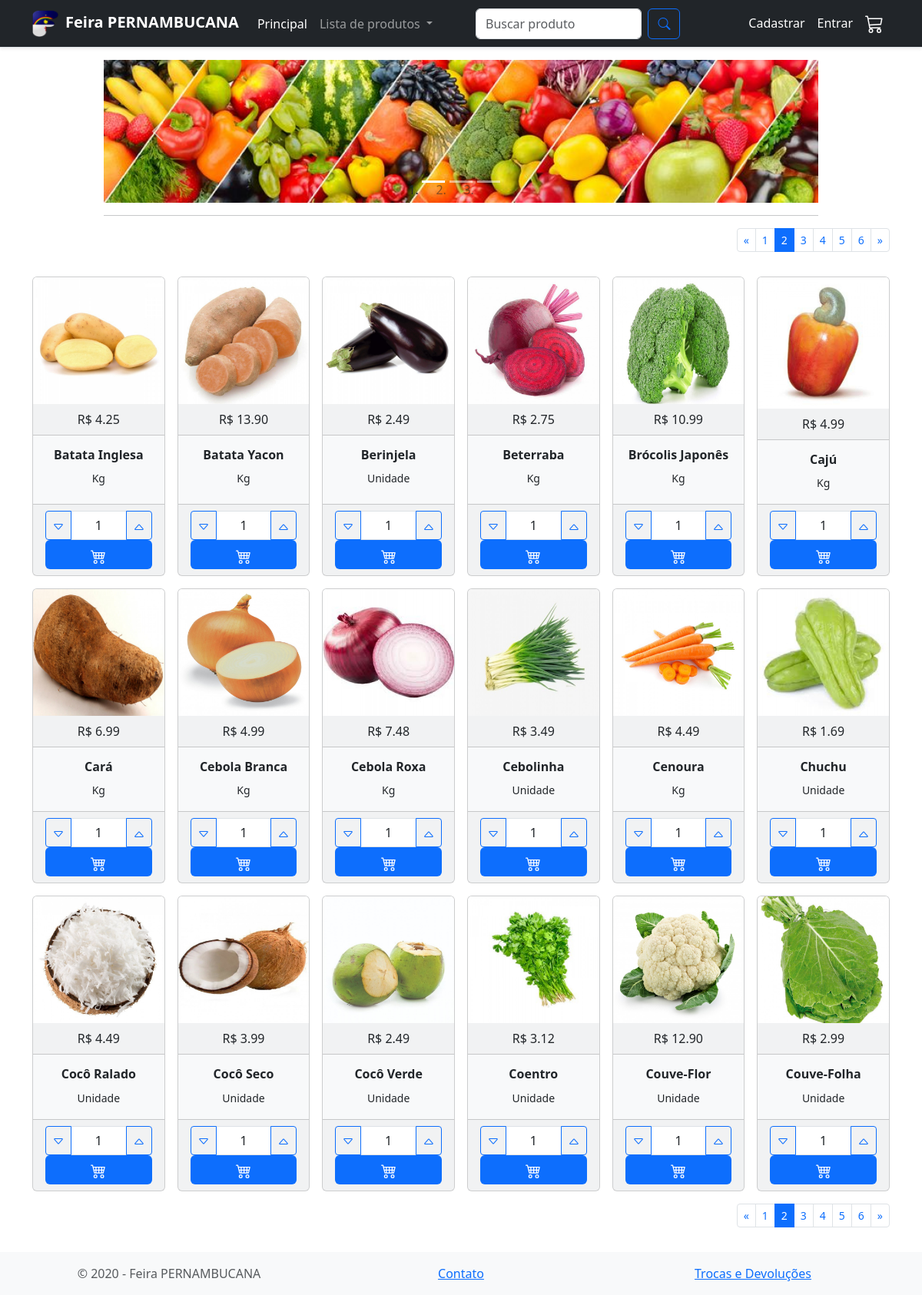
The app's page /index.php?pagina=1 with its own data.
### tables this page shows
CREATE TABLE `produto` (
  `produto_id` int(11) NOT NULL,
  `categoria` varchar(20) NOT NULL,
  `nome` varchar(200) NOT NULL,
  `detalhe` varchar(200) NOT NULL,
  `preco` decimal(10,2) NOT NULL,
  `foto` varchar(200) NOT NULL
);

### config/paginacao.php (called while the page is built, shortened)
<?php
$inicio_prod = intval($_GET['pagina']*18);
if (isset($_GET['categoria'])){
    $categoria = mysqli_real_escape_string($conexao,$_GET['categoria']);
    $query = "SELECT * FROM `produto` WHERE categoria = '$categoria' ORDER BY `produto`.`nome` ASC LIMIT $inicio_prod, 18";
    $total_produtos = $conexao->query("SELECT * FROM produto WHERE categoria = '$categoria'")->num_rows;
}else{
    if(isset($_GET['buscar'])){
        $buscar = mysqli_real_escape_string($conexao,$_GET['buscar']);
        $query = "SELECT * FROM `produto` WHERE `nome` LIKE '%$buscar%' ORDER BY `produto`.`nome` ASC  LIMIT $inicio_prod , 18";
        $total_produtos = $conexao->query("SELECT * FROM `produto` WHERE `nome` LIKE '%$buscar%' ORDER BY `produto`.`nome` ASC ")->num_rows;
        if ($total_produtos == 0){
            $total_produtos = 1;
        }
    }
    else{
        $query = "SELECT * FROM `produto` ORDER BY `produto`.`nome` ASC LIMIT $inicio_prod, 18";
        $total_produtos = $conexao->query("SELECT * FROM produto")->num_rows;
    }
}
$result = mysqli_query($conexao, $query);
$num_paginas = ceil($total_produtos/18);

### index.php (the view, shortened to what this page needs)
<?php
include_once('config/conexao.php');
include_once('config/paginacao.php');
?>
<!DOCTYPE html>
<html lang="ptbr">
<head>
  <link rel="stylesheet" href="node_modules/bootstrap/dist/css/bootstrap.css" />
  <link rel="stylesheet" type="text/css" href="//assets.locaweb.com.br/locastyle/2.0.6/stylesheets/locastyle.css">
  <link rel="stylesheet" href="https://cdn.jsdelivr.net/npm/bootstrap-icons@1.3.0/font/bootstrap-icons.css">
</head>
<body style="min-width: 372px ">
  <nav class="navbar navbar-expand navbar-dark bg-dark border-bottom shadow-sm mb-3 sticky-top">
    <div class="container">
      <a class="navbar-brand" href="index.php"><img src="img/pernambuco-alfabeto-f.png" alt="FeiraPERNAMBUCANA" width="35px" style="margin-right: 8px" /><strong>Feira PERNAMBUCANA </strong></a>
      <div class="navbar-collapse collapse">
        <ul class="navbar-nav flex-grow-1">
          <li class="nav-item">
            <a href="index.php" class="nav-link text-white">Principal</a>
          </li>
          <li class="nav-item dropdown">
            <a class="nav-link dropdown-toggle" href="#" id="navbarDarkDropdownMenuLink" role="button" data-bs-toggle="dropdown" aria-expanded="false">
              Lista de produtos
            </a>
          </li>
          <form action="" method="get" class="d-flex ms-lg-5 col-5">
            <input name="buscar" class="form-control me-2" type="search" placeholder="Buscar produto" aria-label="Search" />
            <button type="submit" class="btn btn-outline-primary "><i class="bi-search"></i>
            </button>
          </form>
        </ul>
        <div class="align-self-end">
          <ul class="navbar-nav">
            <?php if (isset($_SESSION['nome'])) { ?>
              <li class="nav-item dropdown">
                <a class="nav-link dropdown-toggle text-white" href="#" id="navbarDarkDropdownMenuLink" role="button" data-bs-toggle="dropdown" aria-expanded="false"><?php echo  strtok($_SESSION['nome'], " ") ?></a>
                <ul class="dropdown-menu dropdown-menu-dark" aria-labelledby="navbarDarkDropdownMenuLink">
                  <li><a class="dropdown-item" href="meusdados.php">Meus Dados</a></li>
                  <li><a class="dropdown-item" href="meuspedidos.php">Meus Pedidos</a></li>
                  <?php if ($_SESSION['permissao'] == 1) { ?>
                    <li><a class="dropdown-item" href="admin.php">Admin</a></li>
                  <?php } ?>
                  <li><a class="dropdown-item text-dark bg-danger" href="config/logout.php">Sair</a></li>
                </ul>
              </li><?php } else { ?>
              <li class="nav-item">
                <a href="cadastrar.php" class="nav-link text-white">Cadastrar</a>
              </li>
              <li class="nav-item">
                <a href="entrar.php" class="nav-link text-white">Entrar</a>
              </li><?php } ?>
            <li class="nav-item">
              <a href="carrinho.php" class="nav-link text-white">
                <svg class="bi" width="24" height="24" fill="currentColor">
                  <use xlink:href="bi.svg#cart3"></use>
                </svg>
              </a>
            </li>
          </ul>
        </div>
      </div>
    </div>
  </nav>
  <header class="container">
    <div class="col-10 offset-1">
      <div id="carouselMain" class="carousel carousel-light slide" data-bs-ride="carousel">
        <ol class="carousel-indicators">
          <li data-bs-target="#carouselMain" data-bs-slide-to="0" class="active"></li>
          <li data-bs-target="#carouselMain" data-bs-slide-to="1"></li>
          <li data-bs-target="#carouselMain" data-bs-slide-to="2"></li>
        </ol>
        <div class="carousel-inner">
          <div class="carousel-item active">
            <img src="img/banner01.jpg" alt="banner1" class="img-fluid w-100" />
          </div>
        </div>
        <a href="#carouselMain" role="button" data-bs-slide="prev" class="carousel-control-prev">
          <span class="carousel-control-prev-icon" aria-hidden="true"></span>
        </a>
        <a href="#carouselMain" role="button" data-bs-slide="next" class="carousel-control-next">
          <span class="carousel-control-next-icon" aria-hidden="true"></span>
        </a>
      </div>
      <hr class="mt-3" />
    </div>
  </header>
  <main class="mb-5 pb-3">
    <div class="container">
      <div class="row">
        <div class="col-12">
          <div class="d-flex flex-row-reverse justify-content-center justify-content-md-start">
            <nav class="d-inline-block">
              <ul class="pagination pagination-sm my-0">
                <li class="page-item">
                  <a class="page-link" href="index.php?<?php if (isset($_GET['buscar'])) {
                                                          echo "buscar=";
                                                          echo $_GET['buscar'];
                                                          echo "&";
                                                        } else {
                                                          if (isset($_GET['categoria'])) {
                                                            echo "categoria=";
                                                            echo $_GET['categoria'];
                                                            echo "&";
                                                          }
                                                        } ?>pagina=0" aria-label="Previous">
                    <span aria-hidden="true">&laquo;</span>
                  </a>
                </li>
                <?php for ($pagina = 0; $pagina < $num_paginas; $pagina++) { ?>
                  <?php if ($pagina == intval($_GET['pagina'])) { ?>
                    <li class="page-item active" aria-current="page">
                      <span class="page-link"><?php echo $pagina + 1 ?></span>
                    </li>
                  <?php } else { ?>
                    <li class="page-item">
                      <a href="index.php?<?php if (isset($_GET['buscar'])) {
                                            echo "buscar=";
                                            echo $_GET['buscar'];
                                            echo "&";
                                          } else {
                                            if (isset($_GET['categoria'])) {
                                              echo "categoria=";
                                              echo $_GET['categoria'];
                                              echo "&";
                                            }
                                          } ?>pagina=<?php echo $pagina; ?>" class="page-link"><?php echo $pagina + 1 ?></a>
                    </li>
                <?php }
                } ?>
                <li class="page-item">
                  <a class="page-link" href="index.php?<?php if (isset($_GET['buscar'])) {
                                                          echo "buscar=";
                                                          echo $_GET['buscar'];
                                                          echo "&";
                                                        } else {
                                                          if (isset($_GET['categoria'])) {
                                                            echo "categoria=";
                                                            echo $_GET['categoria'];
                                                            echo "&";
                                                          }
                                                        } ?>pagina=<?php echo $num_paginas - 1 ?>" aria-label="Next">
                    <span aria-hidden="true">&raquo;</span>
                  </a>
                </li>
              </ul>
            </nav>
          </div>
        </div>
      </div>
      <div class="row g-3 mt-3 mb-3">
        <?php while ($dados = $result->fetch_assoc()) { ?>
          <div class="col-xl-2 col-lg-3 col-md-4 col-sm-6 d-flex align-items-stretch">
            <div class="card text-center bg-light">
              <img src="img/produtos/<?php echo $dados['foto'] ?>" class="card-img-top" />
              <div class="card-header">R$ <?php echo $dados['preco'] ?></div>
              <div class="card-body">
                <h6 class="card-title"><b><?php echo $dados['nome'] ?></b></h6>
                <p class="max-3l card-text description">
                  <small><?php echo $dados['detalhe'] ?></small>
                </p>
              </div>
              <div class="card-footer">
                <form action="carrinho.php?acao=add&id=<?php echo $dados['produto_id'] ?>" method="post">
                  <div class="input-group customSpinner">
                    <button type="button" class="btn btn-outline-primary btn-sm spinnerbutton spinnerMinus spinner-roundbutton">
                      <svg class="bi" width="16" height="16" fill="currentColor">
                        <use xlink:href="bi.svg#caret-down"></use>
                      </svg>
                    </button>
                    <input name="qnt" type="text" readonly value="1" class="text-center w-50 form-control spinnerVal spinner-roundVal" >
                    <button type="button" class="btn btn-outline-primary btn-sm spinnerbutton spinnerPlus spinner-roundbutton">
                      <svg class="bi" width="16" height="16" fill="currentColor">
                        <use xlink:href="bi.svg#caret-up"></use>
                      </svg>
                    </button>
                  </div>
                    <button type="submit" class="btn text-white bg-primary btn-md w-100">
                      <svg class="bi" width="20" height="20" fill="currentColor">
                        <use xlink:href="bi.svg#cart4"></use>
                      </svg>
                    </button>
                </form>
              </div>
            </div>
          </div>
        <?php } ?>
      </div>
      <div class="row pb-4">
        <div class="col-12">
          <div class="d-flex flex-row-reverse justify-content-center justify-content-md-start">
            <nav class="d-inline-block">
              <ul class="pagination pagination-sm my-0">
                <li class="page-item">
                  <a class="page-link" href="index.php?<?php if (isset($_GET['buscar'])) {
                                                          echo "buscar=";
                                                          echo $_GET['buscar'];
                                                          echo "&";
                                                        } else {
                                                          if (isset($_GET['categoria'])) {
                                                            echo "categoria=";
                                                            echo $_GET['categoria'];
                                                            echo "&";
                                                          }
                                                        } ?>pagina=0" aria-label="Previous">
                    <span aria-hidden="true">&laquo;</span>
                  </a>
                </li>
                <?php for ($pagina = 0; $pagina < $num_paginas; $pagina++) { ?>
                  <?php if ($pagina == intval($_GET['pagina'])) { ?>
                    <li class="page-item active" aria-current="page">
                      <span class="page-link"><?php echo $pagina + 1 ?></span>
                    </li>
                  <?php } else { ?>
                    <li class="page-item">
                      <a href="index.php?<?php if (isset($_GET['buscar'])) {
                                            echo "buscar=";
                                            echo $_GET['buscar'];
                                            echo "&";
                                          } else {
                                            if (isset($_GET['categoria'])) {
                                              echo "categoria=";
                                              echo $_GET['categoria'];
                                              echo "&";
                                            }
                                          } ?>pagina=<?php echo $pagina; ?>" class="page-link"><?php echo $pagina + 1 ?></a>
                    </li>
                <?php }
                } ?>
                <li class="page-item">
                  <a class="page-link" href="index.php?<?php if (isset($_GET['buscar'])) {
                                                          echo "buscar=";
                                                          echo $_GET['buscar'];
                                                          echo "&";
                                                        } else {
                                                          if (isset($_GET['categoria'])) {
                                                            echo "categoria=";
                                                            echo $_GET['categoria'];
                                                            echo "&";
                                                          }
                                                        } ?>pagina=<?php echo $num_paginas - 1 ?>" aria-label="Next">
                    <span aria-hidden="true">&raquo;</span>
                  </a>
                </li>
              </ul>
            </nav>
          </div>
        </div>
      </div>
    </div>
  </main>
  <footer class="boder-top fixed-bottom text-muted bg-light">
    <div class="container">
      <div class="row py-3">
        <div class="col-12 col-md-4 text-center text-md-left">
          &copy; 2020 - Feira PERNAMBUCANA
        </div>
        <div class="col-12 col-md-4 text-center text-md-left">
          <a href="contato.php">Contato</a>
        </div>
        <div class="col-12 col-md-4 text-center text-md-left">
          <a href="troca.php">Trocas e Devoluções</a>
        </div>
      </div>
    </div>
  </footer>
</body>
</html>

### index.php (style rules this page uses)
html { overflow-y: scroll; }
:root { overflow-y: auto; overflow-x: hidden; }
:root body { position: absolute; }
body { width: 100vw; }
p.max-3l { display: -webkit-box; -webkit-line-clamp: 3; -webkit-box-orient: vertical; overflow: hidden; text-overflow: ellipsis; }

### records on screen
produto: foto (picture), preco "4.25", nome "Batata Inglesa", detalhe "Kg"
produto: foto (picture), preco "13.90", nome "Batata Yacon", detalhe "Kg"
produto: foto (picture), preco "2.49", nome "Berinjela", detalhe "Unidade"
produto: foto (picture), preco "2.75", nome "Beterraba", detalhe "Kg"
produto: foto (picture), preco "10.99", nome "Brócolis Japonês", detalhe "Kg"
produto: foto (picture), preco "4.99", nome "Cajú", detalhe "Kg"
produto: foto (picture), preco "6.99", nome "Cará", detalhe "Kg"
produto: foto (picture), preco "4.99", nome "Cebola Branca", detalhe "Kg"
produto: foto (picture), preco "7.48", nome "Cebola Roxa", detalhe "Kg"
produto: foto (picture), preco "3.49", nome "Cebolinha", detalhe "Unidade"
produto: foto (picture), preco "4.49", nome "Cenoura", detalhe "Kg"
produto: foto (picture), preco "1.69", nome "Chuchu", detalhe "Unidade"
produto: foto (picture), preco "4.49", nome "Cocô Ralado", detalhe "Unidade"
produto: foto (picture), preco "3.99", nome "Cocô Seco", detalhe "Unidade"
produto: foto (picture), preco "2.49", nome "Cocô Verde", detalhe "Unidade"
produto: foto (picture), preco "3.12", nome "Coentro", detalhe "Unidade"
produto: foto (picture), preco "12.90", nome "Couve-Flor", detalhe "Unidade"
produto: foto (picture), preco "2.99", nome "Couve-Folha", detalhe "Unidade"
